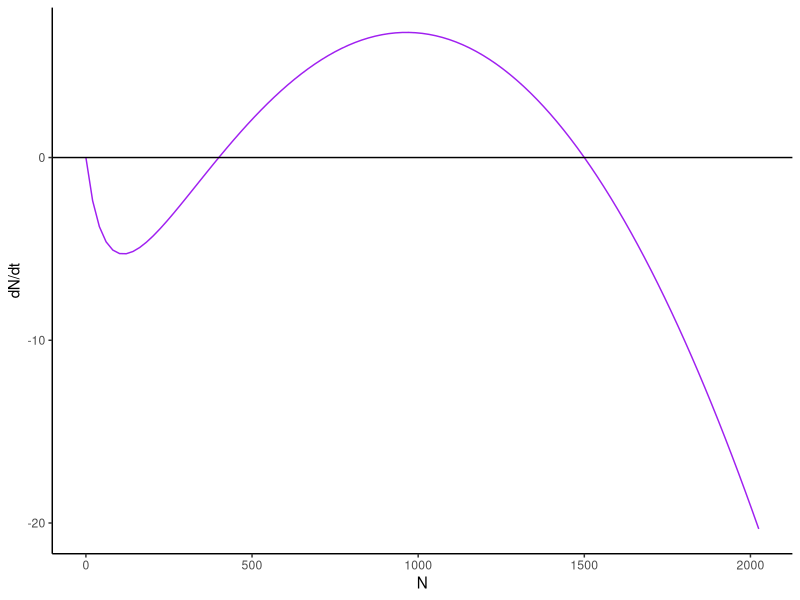
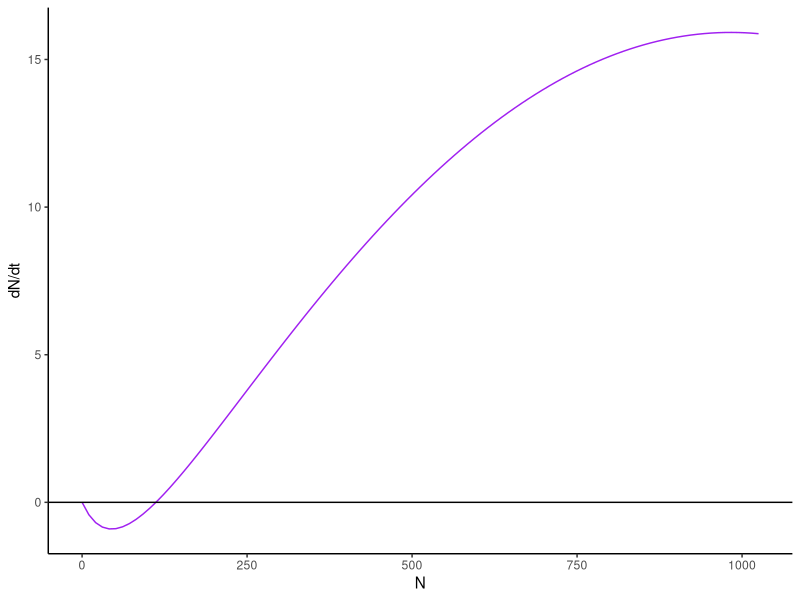

Reproduce these figures in R, in order.
## ---- chunk 1
knitr::opts_chunk$set(echo = TRUE, warning = FALSE, message = FALSE)


### Load packages 

library(tidyverse)
## ---- chunk 2

### Set parameters: 

r = 0.05 # intrinsic growth rate
K = 2000 # carrying capacity 
P = 4 # number of predators (hunters)
a = 0.05 # per-prey attack rate
h = 0.2 # handling time 

f <- function(N) r*N*(1-N/K) - P*((a*N)/(1+a*h*N)) # Here is where you define the function

ggplot(data.frame(N = 0:2025), aes(x = N)) +
  stat_function(fun = f, color = "purple") +
  geom_hline(yintercept = 0) +
  ylab("dN/dt") +
  theme_classic()

## ---- chunk 3


### Set parameters: 

# f(N) = per-hunter harvest rate

r = 0.05 # intrinsic growth rate
K = 2000 # carrying capacity 
P = 2 # number of predators (hunters)
a = 0.05 # per-prey attack rate
h = 0.2 # handling time 

f <- function(N) r*N*(1-N/K) - P*((a*N)/(1+a*h*N)) # Here is where you define the function

ggplot(data.frame(N = 0:1025), aes(x = N)) +
  stat_function(fun = f, color = "purple") +
  geom_hline(yintercept = 0) +
  ylab("dN/dt") +
  theme_classic()




